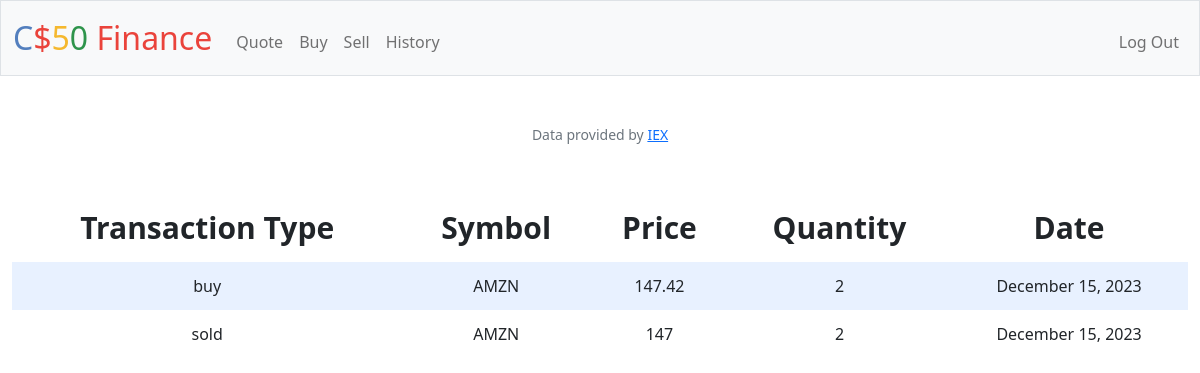
The page /history (signed in) on the database its author committed.
### tables this page shows
CREATE TABLE purchase(id INTEGER PRIMARY KEY AUTOINCREMENT  NOT NULL,userid INTEGER NOT NULL,symbol TEXT not NULL,name TEXT not NULL,price NUMERIC NOT NULL,quantity NUMERIC NOT NULL, date TEXT NOT NULL,type TEXT NOT NULL);

### app.py (the view)
@app.route("/history")
@login_required
def history():
    data = db.execute("SELECT * FROM purchase WHERE userid = ?", session["user_id"])
    return render_template("history.html", data=data)

### app.py (called while the page is built)
@app.after_request
def after_request(response):
    response.headers["Cache-Control"] = "no-cache, no-store, must-revalidate"
    response.headers["Expires"] = 0
    response.headers["Pragma"] = "no-cache"
    return response

### helpers.py (called while the page is built)
def login_required(f):
    @wraps(f)
    def decorated_function(*args, **kwargs):
        if session.get("user_id") is None:
            return redirect("/login")
        return f(*args, **kwargs)
    return decorated_function

### templates/history.html (shortened to what this page needs)
{% extends "layout.html" %}
{% block main %}
<table>
    <thead class="index">
        <tr>
            <th>Transaction Type</th>
            <th>Symbol</th>
            <th>Price</th>
            <th>Quantity</th>
            <th>Date</th>
        </tr>
    </thead>
    <tbody>
        {% for his in data %}
        <tr>
            <td>{{his.type}}</td>
            <td>{{his.symbol}}</td>
            <td>{{his.price}}</td>
            <td>{{his.quantity}}</td>
            <td>{{his.date}}</td>
        </tr>
        {% endfor %}
    </tbody>
    {% endblock %}

### static/styles.css (style rules this page uses)
table { background-color: transparent; margin-bottom: 1rem; width: 100%; }
table th, table td { padding: 0.75rem; vertical-align: middle; }
tbody tr:nth-of-type(odd) { background-color: rgb(179, 208, 255, 0.3) }
.index { font-size : 30px; }

### rows shown on the page
purchase: type "buy", symbol "AMZN", price "147.42", quantity "2", date "December 15, 2023"
purchase: type "sold", symbol "AMZN", price "147", quantity "2", date "December 15, 2023"
